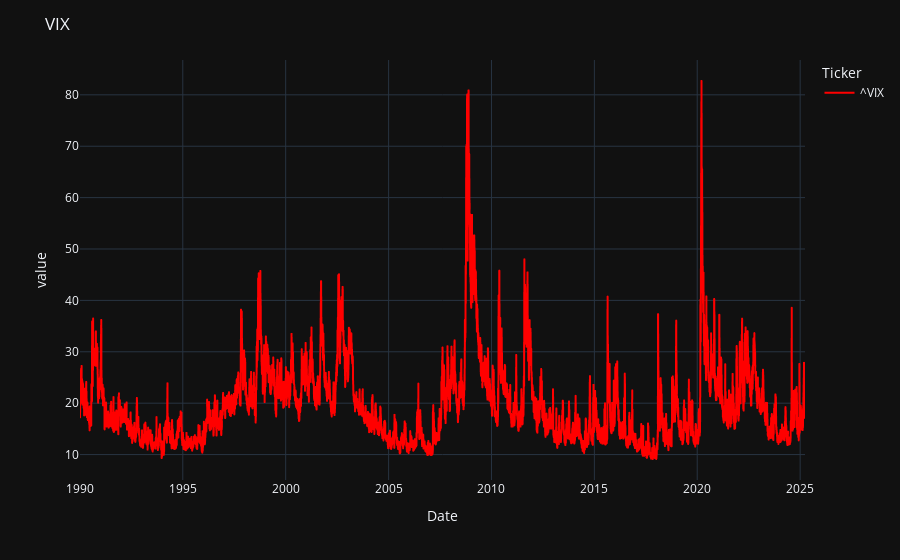

Source (notebook cell):
### Code cell
px.line(yf.download('^VIX')['Close'], color_discrete_sequence=['red']).update_layout(title = 'VIX', template = 'plotly_dark')

### Figure 1 — Plotly figure (JSON) as saved in the notebook; plotly's stock layout.template omitted (floating-point values rounded to 4 significant figures; data arrays with more than 128 entries replaced by an {"elided": "..."} marker saying what was removed)
{"data": [{"hovertemplate": "Ticker=^VIX<br>Date=%{x}<br>value=%{y}<extra></extra>", "legendgroup": "^VIX", "line": {"color": "red", "dash": "solid"}, "marker": {"symbol": "circle"}, "mode": "lines", "name": "^VIX", "showlegend": true, "type": "scattergl", "x": {"elided": "8876 str values"}, "xaxis": "x", "y": {"elided": "8876 float values"}, "yaxis": "y"}], "layout": {"legend": {"title": {"text": "Ticker"}, "tracegroupgap": 0}, "margin": {"t": 60}, "title": {"text": "VIX"}, "xaxis": {"anchor": "y", "domain": [0, 1], "title": {"text": "Date"}}, "yaxis": {"anchor": "x", "domain": [0, 1], "title": {"text": "value"}}}}
